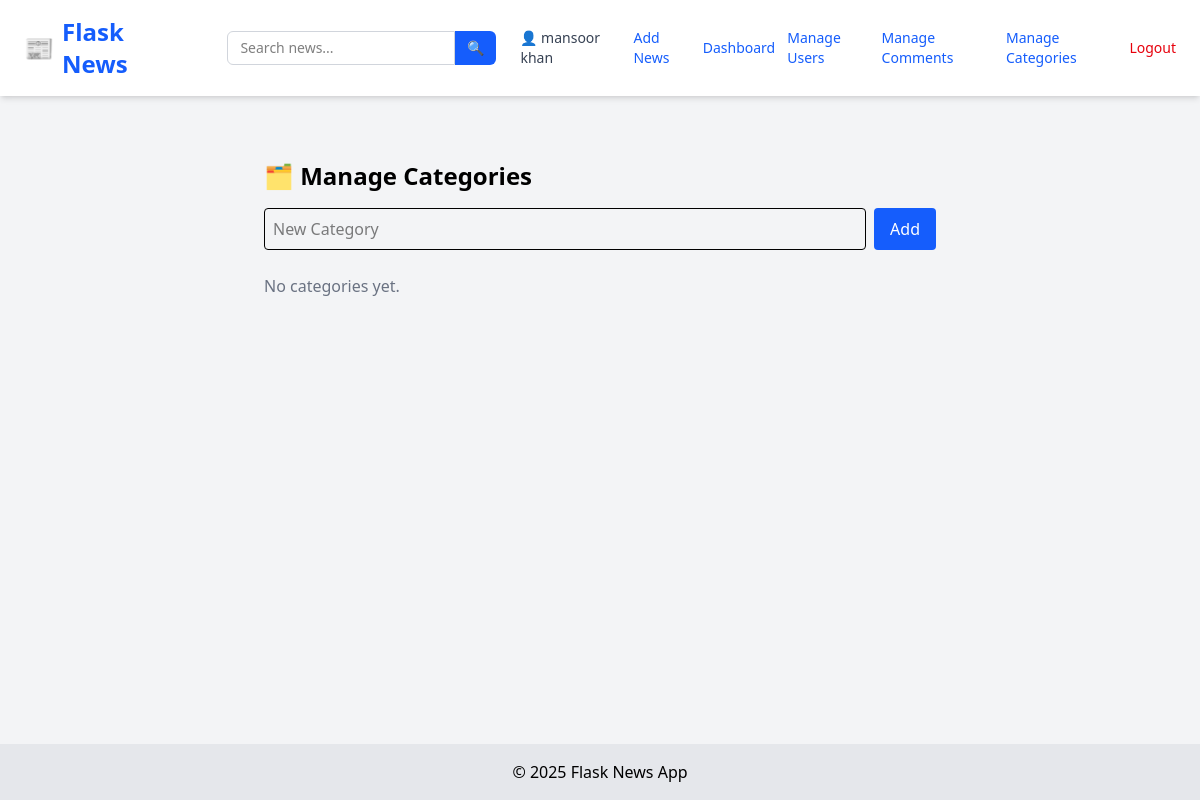
Page /admin/categories (signed in) on the earlier database version.
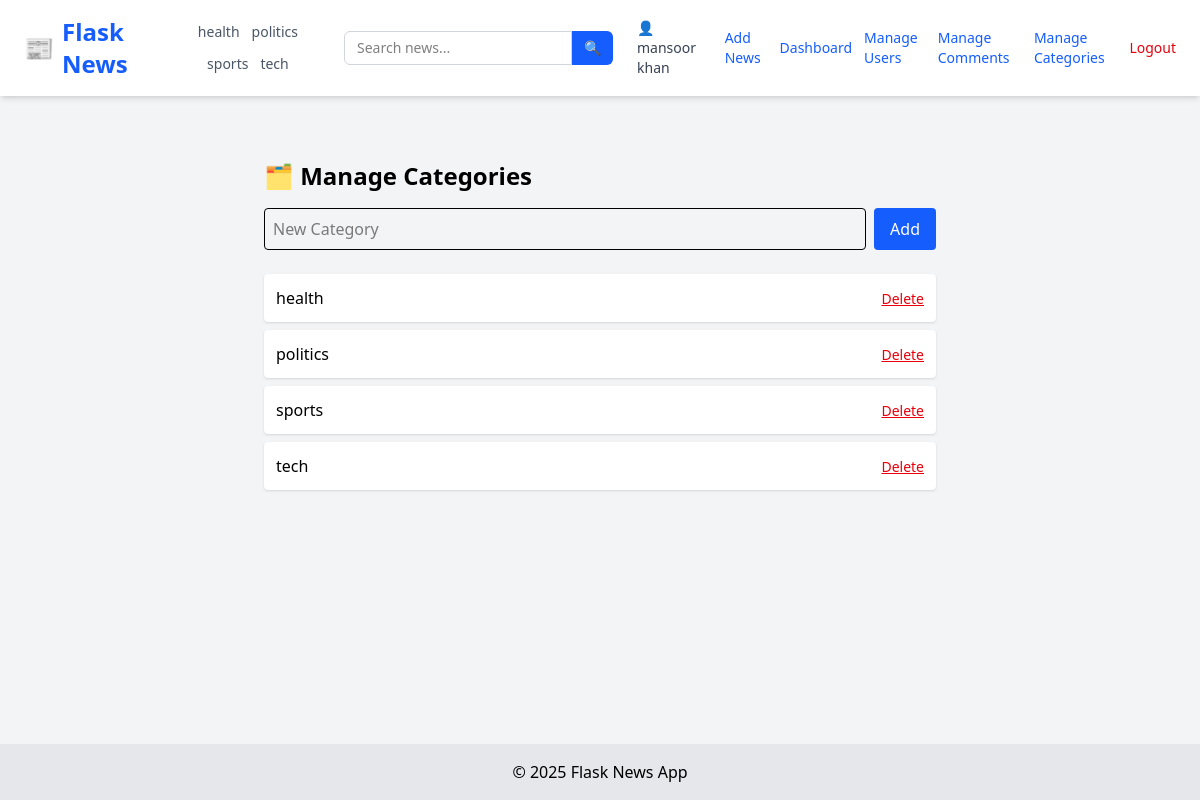
Same page on the later database version.
### tables this page shows
CREATE TABLE categories (
            id INTEGER PRIMARY KEY AUTOINCREMENT,
            name TEXT UNIQUE NOT NULL
        );

### app/admin_routes.py (the view)
@admin.route('/admin/categories')
@login_required
@admin_only
def manage_categories():
    conn = sqlite3.connect(current_app.config['DATABASE'])
    c = conn.cursor()
    c.execute("SELECT id, name FROM categories ORDER BY name")
    categories = c.fetchall()
    conn.close()
    return render_template('admin/categories.html', categories=categories)

### app/__init__.py (called while the page is built)
def create_app():
    app = Flask(__name__, instance_relative_config=True)
    app.config.from_object('config.Config')
    from app.routes import main
    app.register_blueprint(main)
    from app.admin_routes import admin
    app.register_blueprint(admin)
    from app.user_routes import user
    app.register_blueprint(user)
    init_db(app)
    login_manager.init_app(app)
    @login_manager.user_loader
    def user_loader(user_id):
        return load_user(user_id)
    @app.context_processor
    def inject_now():
        return {'now': datetime.now}
    @app.context_processor
    def inject_categories():
        conn = sqlite3.connect(current_app.config['DATABASE'])
        c = conn.cursor()
        c.execute("SELECT id, name FROM categories ORDER BY name ASC")
        categories = c.fetchall()
        conn.close()
        return {'categories': categories}
    return app

### app/models.py (called while the page is built)
def load_user(user_id):
    conn = sqlite3.connect(current_app.config['DATABASE'])
    c = conn.cursor()
    c.execute("SELECT id, username,email, role FROM users WHERE id = ?", (user_id,))
    row = c.fetchone()
    conn.close()
    if row:
        return User(*row)
    return None

### app/templates/admin/categories.html
{% extends "layout.html" %} {% block title %}Manage Categories{% endblock %} {%
block content %}
<div class="max-w-2xl mx-auto py-10">
  <h1 class="text-2xl font-bold mb-4">🗂 Manage Categories</h1>
  <form
    method="POST"
    action="{{ url_for('admin.add_category') }}"
    class="flex space-x-2 mb-6"
  >
    <input
      name="name"
      required
      placeholder="New Category"
      class="flex-1 p-2 border rounded"
    />
    <button class="bg-blue-600 text-white px-4 py-2 rounded">Add</button>
  </form>
  {% if categories %}
  <ul class="space-y-2">
    {% for cat in categories %}
    <li
      class="flex justify-between items-center bg-white p-3 rounded shadow-sm"
    >
      <span>{{ cat[1] }}</span>
      <form
        method="POST"
        action="{{ url_for('admin.delete_category', category_id=cat[0]) }}"
        onsubmit="return confirm('Delete this category?')"
      >
        <button class="text-red-600 text-sm underline">Delete</button>
      </form>
    </li>
    {% endfor %}
  </ul>
  {% else %}
  <p class="text-gray-500">No categories yet.</p>
  {% endif %}
</div>
{% endblock %}

### app/templates/layout.html (shortened to what this page needs)
<!DOCTYPE html>
<html lang="en">
  <head>
    <link
      rel="stylesheet"
      href="https://cdnjs.cloudflare.com/ajax/libs/font-awesome/4.7.0/css/font-awesome.min.css"
    />
    <script src="https://cdn.jsdelivr.net/npm/@tailwindcss/browser@4"></script>
  </head>
  <body class="bg-gray-100 min-h-screen flex flex-col">
    <nav
      class="bg-white shadow-md px-6 py-4 flex flex-wrap md:flex-nowrap justify-between items-center"
    >
      <a
        href="/"
        class="text-2xl font-extrabold text-blue-600 flex items-center gap-2"
      >
        📰 <span>Flask News</span>
      </a>
      <div
        class="flex flex-wrap justify-center gap-3 mt-4 md:mt-0 md:ml-6 text-sm text-gray-600 font-medium"
      >
        {% for cat in categories %}
        <a
          href="{{ url_for('main.filter_by_category', name=cat[1]) }}"
          class="hover:text-blue-600 transition-colors"
        >
          {{ cat[1] }}
        </a>
        {% endfor %}
      </div>
      <form
        method="GET"
        action="{{ url_for('main.search') }}"
        class="flex mt-4 md:mt-0 md:ml-6"
      >
        <input
          type="text"
          name="q"
          placeholder="Search news..."
          required
          class="px-3 py-1.5 border rounded-l-md border-gray-300 focus:outline-none focus:ring focus:border-blue-500 text-sm"
        />
        <button
          type="submit"
          class="px-3 py-1.5 bg-blue-600 text-white rounded-r-md text-sm hover:bg-blue-700 transition-colors"
        >
          🔍
        </button>
      </form>
      <div class="flex items-center gap-3 mt-4 md:mt-0 md:ml-6 text-sm">
        {% if current_user.is_authenticated %}
        <a href="{{ url_for('user.user_profile', email=current_user.email) }}"
          ><span class="text-gray-700">👤 {{ current_user.username }}</span></a
        >
        {% if current_user.role == 'admin' %}
        <a href="/add" class="text-blue-600 hover:underline">Add News</a>
        <a
          href="{{url_for('admin.dashboard')}}"
          class="text-blue-600 hover:underline"
          >Dashboard</a
        >
        <a
          href="{{ url_for('admin.manage_users') }}"
          class="text-blue-600 hover:underline"
          >Manage Users</a
        >
        <a
          href="{{ url_for('admin.manage_comments') }}"
          class="text-blue-600 hover:underline"
        >
          Manage Comments</a
        >
        <a
          href="{{ url_for('admin.manage_categories') }}"
          class="text-blue-600 hover:underline"
        >
          Manage Categories</a
        >
        {% endif %}
        <a href="/logout" class="text-red-600 hover:underline">Logout</a>
        {% else %}
        <a href="/login" class="text-blue-600 hover:underline">Login</a>
        <a href="/register" class="text-blue-600 hover:underline">Register</a>
        {% endif %}
      </div>
    </nav>
    <main class="flex-grow container mx-auto p-6">
       {% block content %}{% endblock %}
    </main>
    <footer class="bg-gray-200 text-center py-4">
      &copy; {{ now().year }} Flask News App
    </footer>
  </body>
</html>

Differences in the rows shown:
added categories: name "health"
added categories: name "politics"
added categories: name "sports"
added categories: name "tech"
Other differences:
text no longer shown: "No categories yet."
